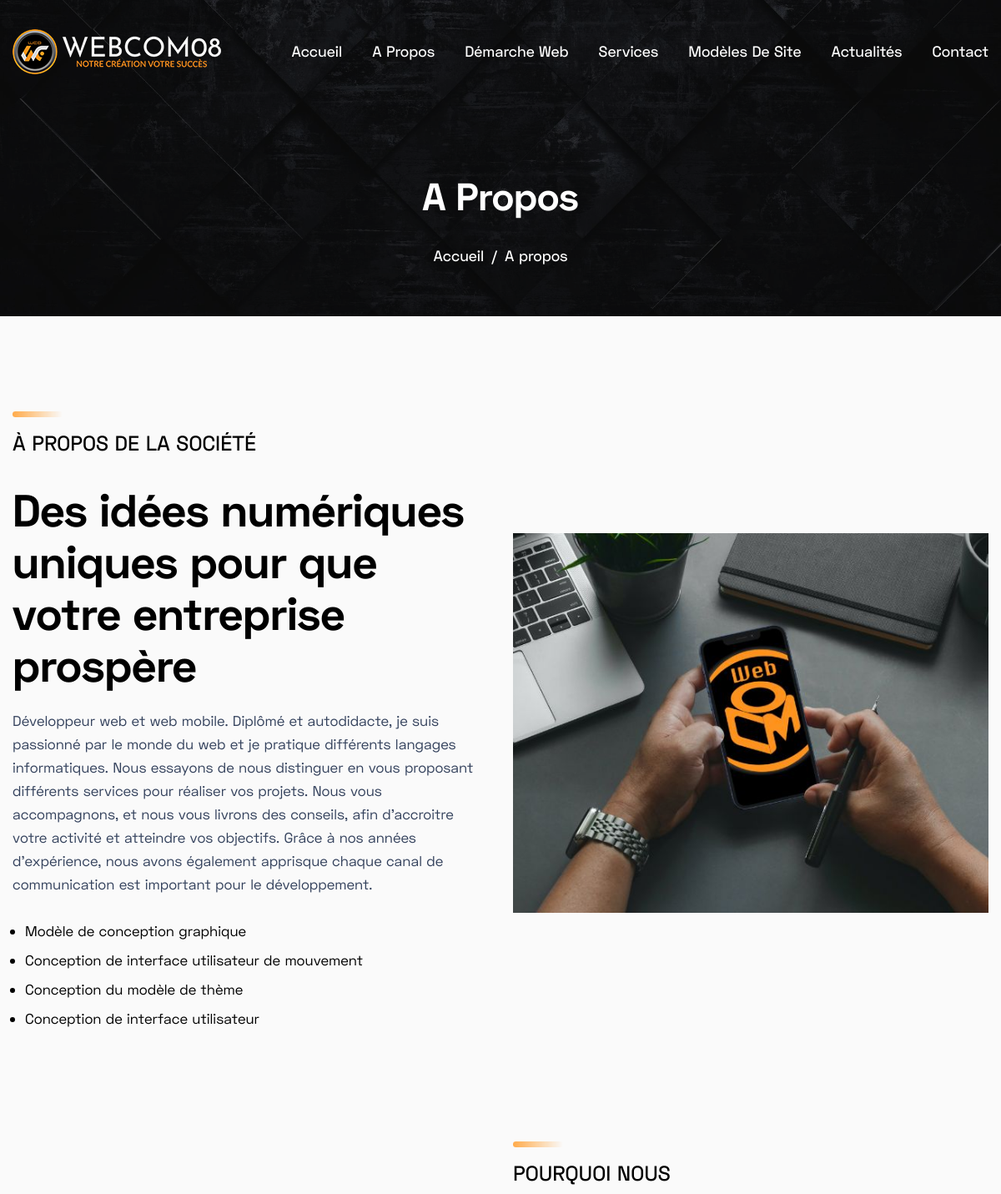
Before: /a-propos/ (upper part) with the older database file.
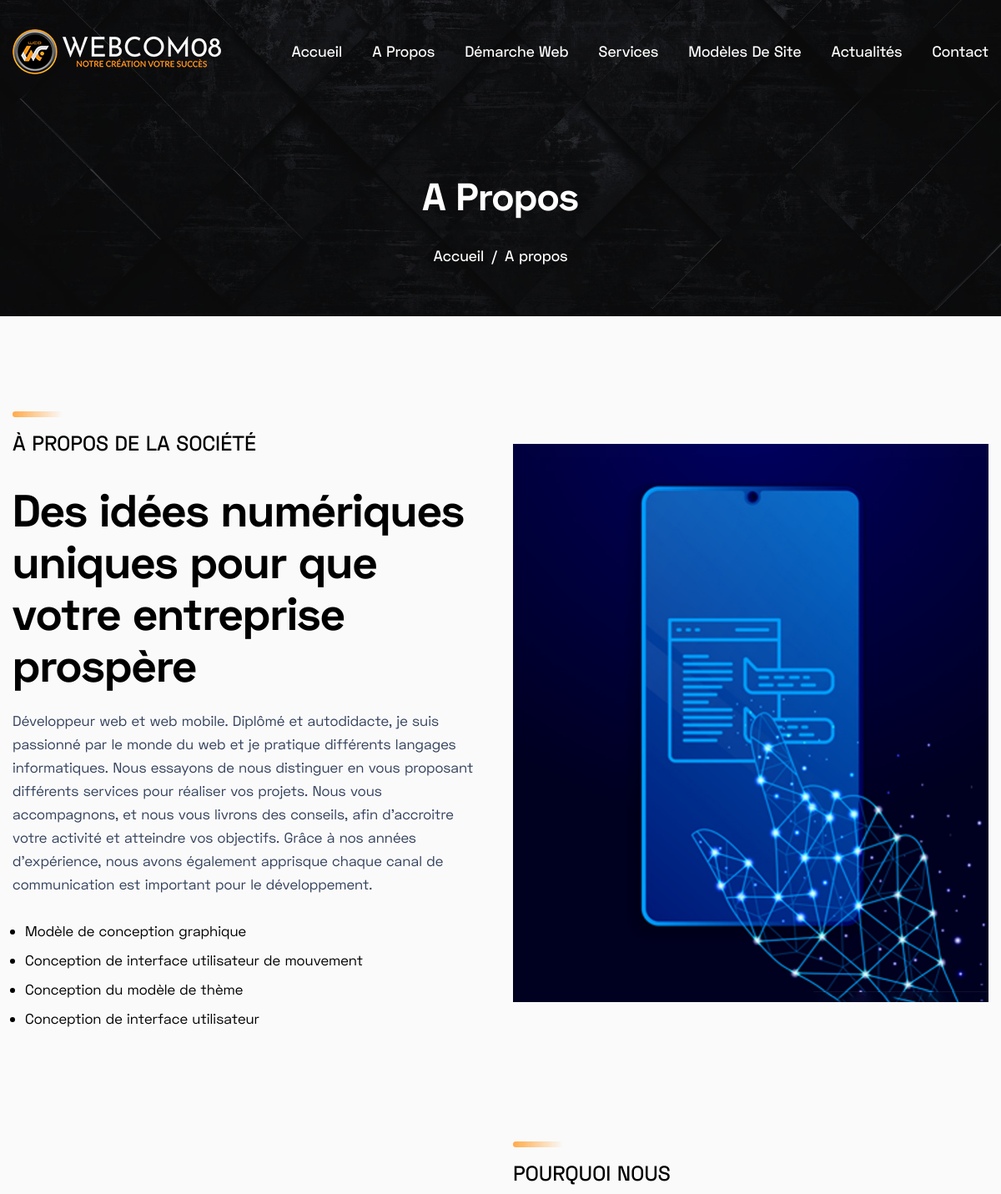
After: the same page with the newer database file.
### homepage/models.py (models this page shows, shortened)
class SiteSetting(models.Model):
    STATUS = (
        ('True', 'True'),
        ('False', 'False'),
    )
    title = models.CharField(max_length=200)
    meta_keyword = models.CharField(max_length=200)
    meta_description = models.TextField()
    address = models.CharField(max_length=200)
    phone = models.IntegerField()
    email = models.EmailField(blank=True, null=True, max_length=50)
    logo = models.ImageField(blank=True, null=True, upload_to='icon/')
    favicon = models.ImageField(blank=True, null=True, upload_to='icon/')
    facebook = models.URLField(blank=True, max_length=500)
    discord = models.URLField(blank=True, max_length=500)
    youtube = models.URLField(blank=True, max_length=500)
    contact = models.TextField()
    status = models.CharField(max_length=50, choices=STATUS)
    created_at = models.DateTimeField(auto_now_add=True)
    updated_at = models.DateTimeField(auto_now=True)

### about/models.py (models this page shows, shortened)
class AboutSlider(models.Model):
    id = models.AutoField(primary_key=True)
    title = models.CharField(max_length=200)
    slider_image = models.ImageField(blank=True, null=True, upload_to='about-slider/')
    class Meta:
        verbose_name_plural = "Breadcrumb Image"

class AboutContentOne(models.Model):
    content_id = models.AutoField(primary_key=True)
    heading = models.CharField(max_length=100)
    sub_heading = models.CharField(max_length=100)
    content = models.TextField()
    image = models.ImageField(blank=True, null=True, upload_to='about/')
    add_date = models.DateTimeField(auto_now_add=True, null=True)
    class Meta:
        verbose_name_plural = "About Section One"

class AboutContentTwo(models.Model):
    content_id = models.AutoField(primary_key=True)
    heading = models.CharField(max_length=100)
    sub_heading = models.CharField(max_length=100)
    content = models.TextField()
    image = models.ImageField(blank=True, null=True, upload_to='about/')
    add_date = models.DateTimeField(auto_now_add=True, null=True)
    class Meta:
        verbose_name_plural = "About Section Two"

### about/views.py (the view)
# urls.py: path('', views.about, name="about"),
def about(request):
    settings = SiteSetting.objects.all()
    aslider = AboutSlider.objects.all().order_by('-id')[:1]
    aboutone = AboutContentOne.objects.all().order_by('-content_id')[:1]
    abouttwo = AboutContentTwo.objects.all().order_by('-content_id')[:1]
    progressbar = ProgressBar.objects.all().order_by('-progress_id')[:3]
    testimonial = Testimonial.objects.all()
    portfolio = Portfolios.objects.all().order_by('-portfolio_id')[:3]
    a_seo = AboutSeoSnippets.objects.all().order_by('-s_id')[:1]
    team = TeamMember.objects.all()
    context={'settings':settings,
             'aslider':aslider,
             'aboutone':aboutone,
             'abouttwo':abouttwo,
             'progressbar':progressbar,
             'a_seo':a_seo,
             'testimonial':testimonial,
             'portfolio':portfolio,
             'team':team, }
    return render(request, 'about.html', context)

### portfolio/models.py (called while the page is built)
    def __str__(self):
        return self.title

### about/templates/about.html (shortened to what this page needs)
{% extends 'base.html' %}
{% load static %}
{% block aboutpage %}
    {% for aslider in aslider %}
    <div class="page-title-area">
        <div class="section__bg" style="background-image: url('{{aslider.slider_image.url}}');"></div>
        {% endfor %}
        <div class="container">
            <div class="row">
                <div class="col-lg-12">
                    <div class="page-title-content text-center">
                        <h3 class="title">A propos</h3>
                        <nav aria-label="breadcrumb">
                            <ol class="breadcrumb">
                                <li class="breadcrumb-item"><a href="{% url 'home' %}">Accueil</a></li>
                                <li class="breadcrumb-item active" aria-current="page">A propos</li>
                            </ol>
                        </nav>
                    </div>
                </div>
            </div>
        </div>
    </div>
    <section class="about-us-area pt-100">
        {% for aboutone in aboutone %}
        <div class="container">
            <div class="row align-items-center">
                <div class="col-md-12 col-lg-6">
                    <div class="about-content">
                        <img src="{% static 'images/hero-line.png' %}" alt="{{aboutone.sub_heading}}">
                        <span>{{aboutone.sub_heading}}</span>
                        <h3 class="title">{{aboutone.heading}} </h3>
                        <p>{{aboutone.content|safe}}</p>
                    </div>
                </div>
                <div class="col-md-12 col-lg-6">
                    <div class="about-thumb animated wow fadeInRight" data-wow-duration="3000ms" data-wow-delay="0ms">
                        <img src="{{aboutone.image.url}}" alt="{{aboutone.heading}}">
                    </div>
                </div>
            </div>
        </div>
        {% endfor %}
    </section>
    <section class="about-us-area pt-100 pb-60">
        {% for abouttwo in abouttwo %}
        <div class="container">
            <div class="row align-items-center">
                <div class="col-md-12 col-lg-6">
                    <div class="about-content">
                        <img src="{% static 'images/hero-line.png' %}" alt="{{abouttwo.sub_heading}}">
                        <span>{{abouttwo.sub_heading}}</span>
                    </div>
                    {% endfor %}
                </div>
            </div>
        </div>
    </section>
    {% endblock aboutpage %}

### homepage/templates/base.html (shortened to what this page needs)
{% load static %}
{% for settings in settings %}
<!doctype html>
<html lang="en">
<head>
    <link rel="stylesheet" href="{% static 'css/bootstrap.min.css' %}">
    <link rel="stylesheet" href="{% static 'css/bootstrap.min.css' %}">
    <link rel="stylesheet" href="{% static 'css/font-awesome.min.css' %}">
    <link rel="stylesheet" href="{% static 'css/magnific-popup.css' %}">
    <link rel="stylesheet" href="{% static 'css/animate.min.css' %}">
    <link rel="stylesheet" href="{% static 'css/slick.css' %}">
    <link rel="stylesheet" href="{% static 'css/default.css' %}">
    <link rel="stylesheet" href="{% static 'css/style.css' %}">
    <link rel="stylesheet" href="{% static 'css/gallery.css' %}">
    <link href="https://getbootstrap.com/docs/5.2/assets/css/docs.css" rel="stylesheet">
</head>
<body>
    <header class="header-area">
        <div class="header-nav">
            <div class="container">
                <div class="row">
                    <div class="col-lg-12">
                        <div class="navigation">
                            <nav class="navbar navbar-expand-lg navbar-light ">
                                <a class="navbar-brand" width="107" height="90" href="{% url 'home' %}"><img src="{{settings.logo.url}}" alt="{{settings.title}} one"></a>
                                <div class="collapse navbar-collapse sub-menu-bar" id="navbarSupportedContent">
                                    <ul class="navbar-nav ml-auto">
                                        <li class="nav-item active">
                                            <a class="nav-link" href="{% url 'home' %}">Accueil</a>
                                        </li>
                                        <li class="nav-item">
                                            <a class="nav-link" href="{% url 'about' %}">A propos</a>
                                        </li>
                                        <li class="nav-item">
                                            <a class="nav-link" href="{% url 'webapproach' %}">Démarche Web</a>
                                        </li>
                                        <li class="nav-item">
                                            <a class="nav-link" href="{% url 'service' %}">Services</a>
                                        </li>
                                        <li class="nav-item">
                                            <a class="nav-link" href="{% url 'portfolio' %}">Modèles de Site</a>
                                        </li>
                                        <li class="nav-item">
                                            <a class="nav-link" href="{% url 'blog' %}">Actualités</a>
                                        </li>
                                        <li class="nav-item">
                                            <a class="nav-link" href="{% url 'contact' %}">Contact</a>
                                        </li>
                                    </ul>
                                </div>
                            </nav>
                        </div>
                    </div>
                </div>
            </div>
        </div>
    </header>
{% block aboutpage %}
{% endblock aboutpage %}
    {% endfor %}
</body>
</html>

### static/css/default.css (style rules this page uses)
.pt-100 { padding-top: 100px; }
.pb-60 { padding-bottom: 60px; }

Changed rows visible on the page:
changed AboutContentOne "Des idées numériques uniques pour que votre entreprise prospère": image: a different picture
